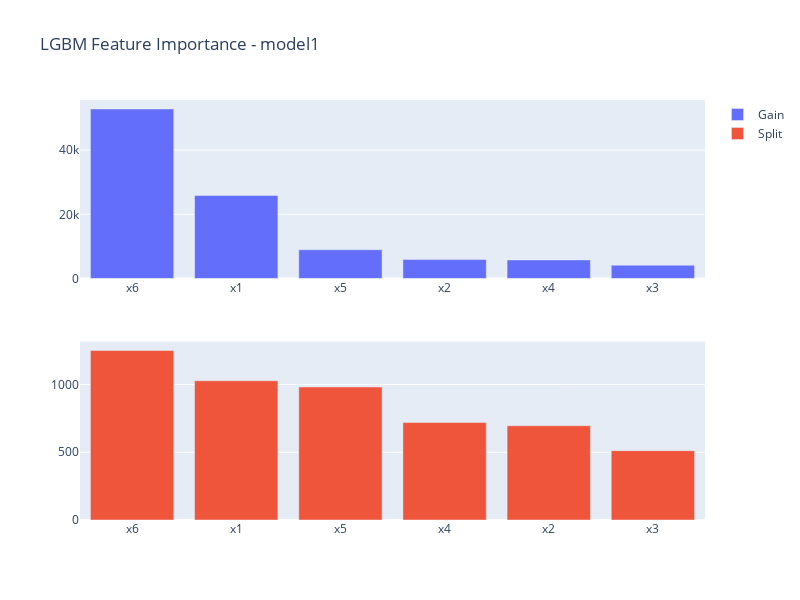

This figure's notebook cell:
### Code cell
ModelEvaluation.plot_lgbm_feature_importance(lgbm_model)

### Figure 1 — Plotly figure (JSON) as saved in the notebook; plotly's stock layout.template omitted (floating-point values rounded to 4 significant figures)
{"data": [{"name": "Gain", "type": "bar", "x": ["x6", "x1", "x5", "x2", "x4", "x3"], "xaxis": "x", "y": [52850.0, 25880.0, 8974.0, 5906.0, 5793.0, 4150.0], "yaxis": "y"}, {"name": "Split", "type": "bar", "x": ["x6", "x1", "x5", "x4", "x2", "x3"], "xaxis": "x2", "y": [1252, 1028, 982, 720, 696, 512], "yaxis": "y2"}], "layout": {"height": 600, "title": {"text": "LGBM Feature Importance - model1"}, "width": 800, "xaxis": {"anchor": "y", "domain": [0, 1]}, "xaxis2": {"anchor": "y2", "domain": [0, 1]}, "yaxis": {"anchor": "x", "domain": [0.575, 1]}, "yaxis2": {"anchor": "x2", "domain": [0, 0.425]}}}
